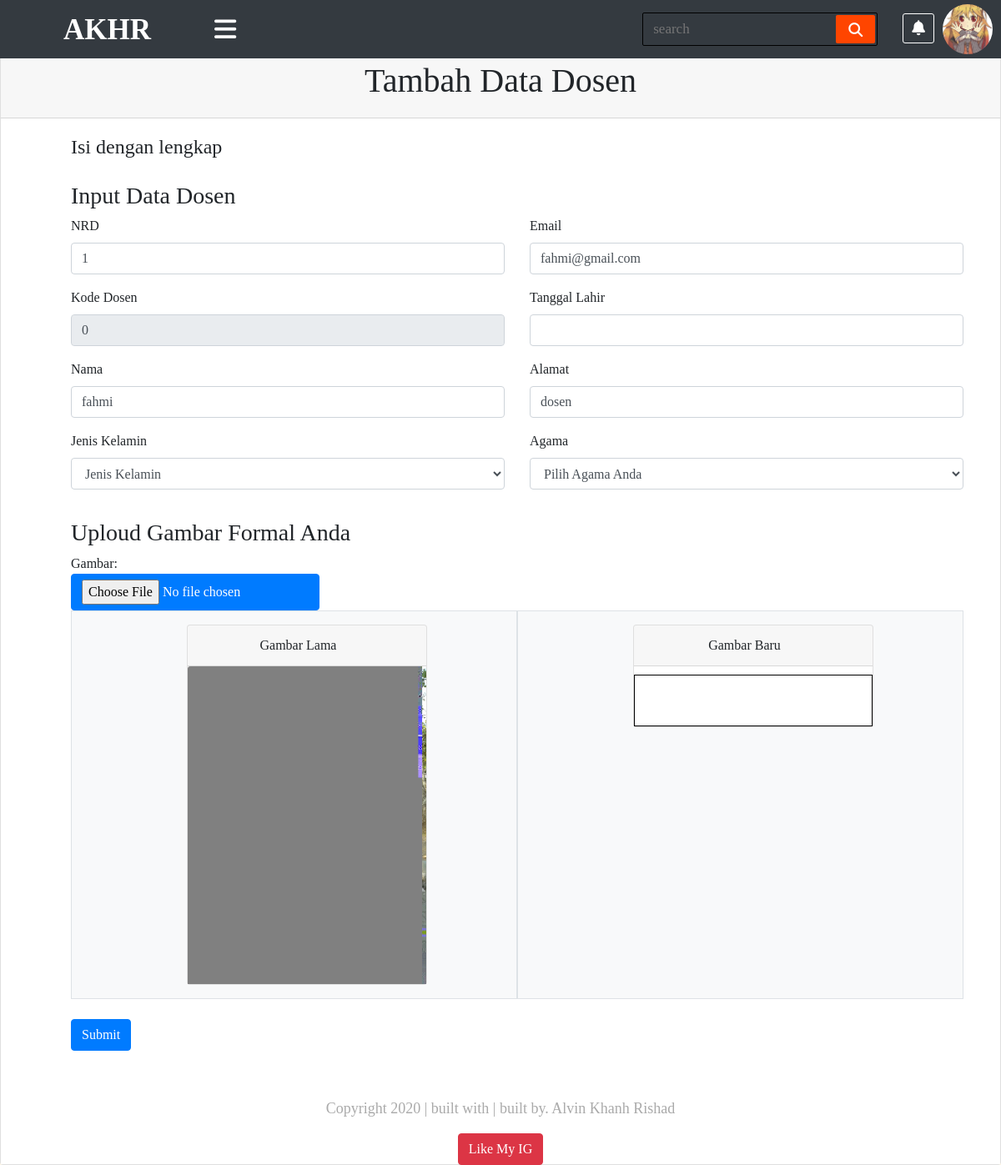
Screenshot of /ubah_dosen.php?id=1 (signed in) with the database file from the repository.
### tables this page shows
CREATE TABLE `dosen` (
  `id` int(11) NOT NULL,
  `nrd` varchar(100) DEFAULT NULL,
  `kode_dosen` varchar(12) DEFAULT NULL,
  `nama` varchar(100) DEFAULT NULL,
  `tanggal_lahir` date DEFAULT NULL,
  `email` varchar(100) DEFAULT NULL,
  `agama` varchar(25) DEFAULT NULL,
  `jenis_kelamin` varchar(25) DEFAULT NULL,
  `alamat` varchar(100) DEFAULT NULL,
  `gambar` varchar(100) DEFAULT NULL
);

### assets/function/function.php (called while the page is built, shortened)
<?php
$conn = mysqli_connect("localhost","root","","phpdasar");
function query ($query){
	global $conn;
	$result = mysqli_query($conn, $query);
	$rows = [];
	while ($row = mysqli_fetch_assoc($result)) {
		$rows[] = $row;
	}
	return $rows;
}
 ?>

### ubah_dosen.php (the view, shortened to what this page needs)
<?php
require 'assets/function/function.php';
$id = $_GET["id"];
$dosen = query("SELECT * FROM dosen WHERE id =$id")[0];
 ?>
<!DOCTYPE html>
<html lang="en">
<head>
    <link rel="stylesheet" href="https://cdn.jsdelivr.net/npm/bootstrap@4.5.3/dist/css/bootstrap.min.css">
    <link rel="stylesheet" href="assets/css/content.css">
    <link rel="stylesheet" href="assets/css/main.css">
    <link rel="stylesheet" href="assets/css/sidebar.css">
</head>
<body>
<div class="wrapper">
        <div id="content-wrapper" class="d-flex flex-column">
        <div id="content">
                <div class="topbar">
                    <nav class="navbar navbar-expand-lg navbar-dark bg-dark" id="sidebar-wrapper" role="navigation">
                            <label for="navbar-brand" class="logo"><span class="active navbar-brand" href="#">AKHR</span></label>
                            <div type="button" id="sidebarBar" class="nav-icon1 hamburger animated fadeInLeft is-closed"
                                data-toggle="offcanvas"><i class="fas fa-bars"></i></div>
                            <form action="#">
                                <input type="search" class="data-search" placeholder="search" required>
                                <button type="submit" class="fas fa-search"></button>
                            </form>
                            <div class="components">
                                <ul class="list-unstyled topnav">
                                    <li><a class="active" href="#"><i class="fas fa-bell"></i></a></li>
                                    <li>
                                    <div class="action">
                                            <div class="profile">
                                                <img class="profile-toggle" src="assets/image/gambar.jpg" alt="">
                                            </div>
                                        </div>
                                    </li>
                                </ul>
                            </div>
                        </nav>
                        </div>
    <div class="container-fluid" id="page-content" >
    <div class="card">
            <div class="card-header text-center">
                    <h1>Tambah Data Dosen</h1>
             </div>
            <div class="card-body">
                <div class="container">
                        <div class="row">
                           <div class="col-sm-12">
                                <div class="panel panel-default">
                                    <h4 class="card-tittle">Isi dengan lengkap</h4>
                                    <br>
                                    <div class="form-group" id="form_tambah">
                                    <form action="" method="post" enctype="multipart/form-data">
                                    <div class="row">
                                    <div class="col-lg-8">
                                        <h3 class="page-header" style="margin-top:-5px;">
                                            Input Data Dosen
                                        </h3>
                                    </div>
                                </div>
                                <div class="row">
                                    <div class="col-lg-6">
                                        <div class="form-group">
                                            <label>NRD</label>
                                            <input class="form-control" id="send" name="nrd" placeholder="NRD" value="<?=$dosen["nrd"];?>" required>
                                        </div>
                                        <div class="form-group">
                                            <label>Kode Dosen</label>
                                            <input class="form-control" name="kode_dosen" placeholder="Kode Dosen" readonly=readonly value="<?=$dosen["kode_dosen"];?>" required>
                                        </div>
                                        <div class="form-group">
                                            <label>Nama</label>
                                            <input class="form-control" name="nama" placeholder="Nama dosen" value="<?=$dosen["nama"];?>" required>
                                        </div>
                                        <div class="form-group">
                                            <label>Jenis Kelamin</label>
                                            <select name="jenis_kelamin" class="form-control" required>
                                                <option value="">Jenis Kelamin</option>
                                            </select>
                                        </div>
                                    </div>
                                    <div class="col-lg-6">
                                    <div class="form-group">
                                            <label>Email</label>
                                            <input class="form-control" name="email" placeholder="email" value="<?=$dosen["email"];?>" required>
                                        </div>
                                        <div class="form-group">
                                            <label>Tanggal Lahir</label>
                                            <input type="text" class="form-control" name="tanggal_lahir" id="datepicker" value="<?=$dosen["tanggal_lahir"];?>" required>
                                        </div>
                                        <div class="form-group">
                                            <label>Alamat</label>
                                            <input class="form-control" name="alamat" placeholder="Alamat" value="<?=$dosen["alamat"];?>" required>
                                        </div>
                                        <div class="form-group">
                                            <label>Agama</label>
                                            <select name="agama" class="form-control"  required>
                                                <option value="">Pilih Agama Anda</option>
                                            </select>
                                        </div>
                                    </div>
                                </div>
                                <br>
                                <div class="row">
                                    <div class="col-lg-12">
                                        <h3 class="page-header" style="margin-top:-5px;">
                                            Uploud Gambar Formal Anda
                                        </h3>
                                    </div>
                                </div>
                                <div class="row">
                                    <div class="col-lg-12">
                                <div class="input-group input-group">
                                <span class="input-group-addon gambar" id="sizing-addon2">Gambar: </span>
                                </div>
                                <input type="file" accept="image/*" onchange="loadFile(event)" name="gambar" class="btn btn-primary btn-md"  >
                                <div class="container px-lg-5" id="table_gambar">
                                    <div class="row mx-lg-n5">
                                        <div class="col py-3 px-lg-5 border bg-light" id="ubah_gambar_dosen">
                                            <div class="card text-center" style="width: 18rem;" id="card_gambar">
                                                <a href="#" class="thumbnail">
                                                    <div class="card-header">
                                                        <span class="input-group-addon gambar" id="sizing-addon2">Gambar Lama </span>
                                                    </div>
                                                    <img class="card-img-top" src="assets/image/<?= $dosen["gambar"]?>" width="200" alt="">
                                                </a>
                                        </div>
                                    </div>
                                        <div class="col py-3 px-lg-5 border bg-light" id="ubah_gambar_dosen">
                                            <div class="card text-center" style="width: 18rem;" id="card_gambar">
                                                <a href="#" class="thumbnail">
                                                <div class="card-header">
                                                    <span class="input-group-addon gambar" id="sizing-addon2">Gambar Baru </span>
                                                </div>
                                                    <img id="output"/ name="gambar" width="200" >
                                                </a>
                                            </div>
                                        </div>
                                </div>
                            </div>
                    </div>
                </div>
            <br>
          <button class="btn btn-primary" name="submit" value="submit" type="submit">Submit</button>
            </div>
          </div>
          </div>
        </div>
      </div>
            </div>
    <footer class ="footer" >
    <div class="container text-center">
          <div class="row">
            <div class="col-sm-12">
              <p><i class="glyphicon glyphicon-copyright-mark"></i> Copyright 2020 | built with <i class="glyphicon glyphicon-music"></i> | built by. <a href=""></a>Alvin Khanh Rishad </p>
            </div>
          </div>
          <div class="row">
            <div class="col-sm-12"><a href="https://www.youtube.com/watch?v=btYCEsKJ5k4&list=PLFIM0718LjIVWpIhlNA_sU-4ZWvN4uSmb&index=2" class="btn btn-danger"><i class="glyphicon glyphicon-thumbs-up"></i> Like My IG</a></div>
          </div>
        </div>
    </footer>
        </div>
    </div>
</div>
</body>
</html>

### assets/css/main.css (style rules this page uses)
* { margin: 0; padding: 0; -webkit-text-decoration: 0; text-decoration: 0; list-style: none; }
body { font-family: 'sans-serif'; background: oldlace; }
a, a:hover, a:focus { color: inherit; text-decoration: none; -webkit-transition: all 0.3s; transition: all 0.3s; }
.wrapper { display: -webkit-box; display: -ms-flexbox; display: flex; text-decoration: none; -webkit-transition: all 0.3s ease-in-out; transition: all 0.3s ease-in-out; }
.wrapper .container-fluid { padding: 0px; }
.wrapper #page-content { margin-top: 60px; }
.wrapper #content-wrapper { width: 100%; overflow: auto; }
.wrapper #content-wrapper #content { -webkit-box-flex: 1; -ms-flex: 1 0 auto; flex: 1 0 auto; }
.topbar .navbar { position: fixed; z-index: 200; width: 100%; top: 0; right: 0; height: 70px; }
.topbar .navbar .nav-icon1 { color: white; font-size: 30px; cursor: pointer; }
.topbar .navbar .navbar-brand { font-size: 35px; font-weight: bold; padding: 0 60px; margin-top: 10px; }
.topbar .navbar .topnav li { display: inline-block; padding-right: 30px; margin-top: 15px; }
.topbar .navbar .topnav a { font-size: 18px; color: white; border: 1px solid transparent; padding: 7px 10px; border-radius: 3px; }
.topbar .navbar .topnav a.active, .topbar .navbar .topnav a:hover { border: 1px solid white; -webkit-transition: 0.5s; transition: 0.5s; }
.topbar .navbar form { display: -webkit-box; display: -ms-flexbox; display: flex; height: 40px; border-radius: 2px; background: inherit; padding: 2px; min-width: 16% !important; border: 1px solid black; margin-right: 30px; }
.topbar .navbar form .data-search { height: 100%; width: 100%; padding: 0 10px; font-weight: 500; background: none; border: none; color: white; font-size: 17px; }
.topbar .navbar form button { padding: 0 15px; background: orangered; border: none; cursor: pointer; color: white; border-radius: 2px; font-size: 17px; }
.topbar .navbar .action { position: fixed; top: 5px; right: 10px; }
.topbar .navbar .action .profile { position: relative; width: 60px; height: 60px; border-radius: 50%; overflow: hidden; cursor: pointer; }
.topbar .navbar .action .profile img { position: absolute; top: 0; left: 0; width: 100%; height: 100%; -o-object-fit: cover; object-fit: cover; }
.panel { padding-left: 40px; }
.panel #form_tambah span { padding-right: 20px; }
#table_gambar #card_gambar { margin-left: 30px !important; }
#page-content #form_tambah #output { width: 100%; max-width: 400px; max-height: 600px; padding: 30px; margin-top: 10px; border: 1px solid black; }
#ubah_gambar_dosen { text-align: center; text-align: -webkit-center; }
.footer { background-color: white; font-size: 18px; bottom: 0; padding: 20px; width: 100%; height: 100px; }
footer p { color: #aaa; font: 1em; }

### rows the page displays
dosen: nrd "1", kode_dosen "0", nama "fahmi", email "fahmi@gmail.com", alamat "dosen", gambar (picture)
